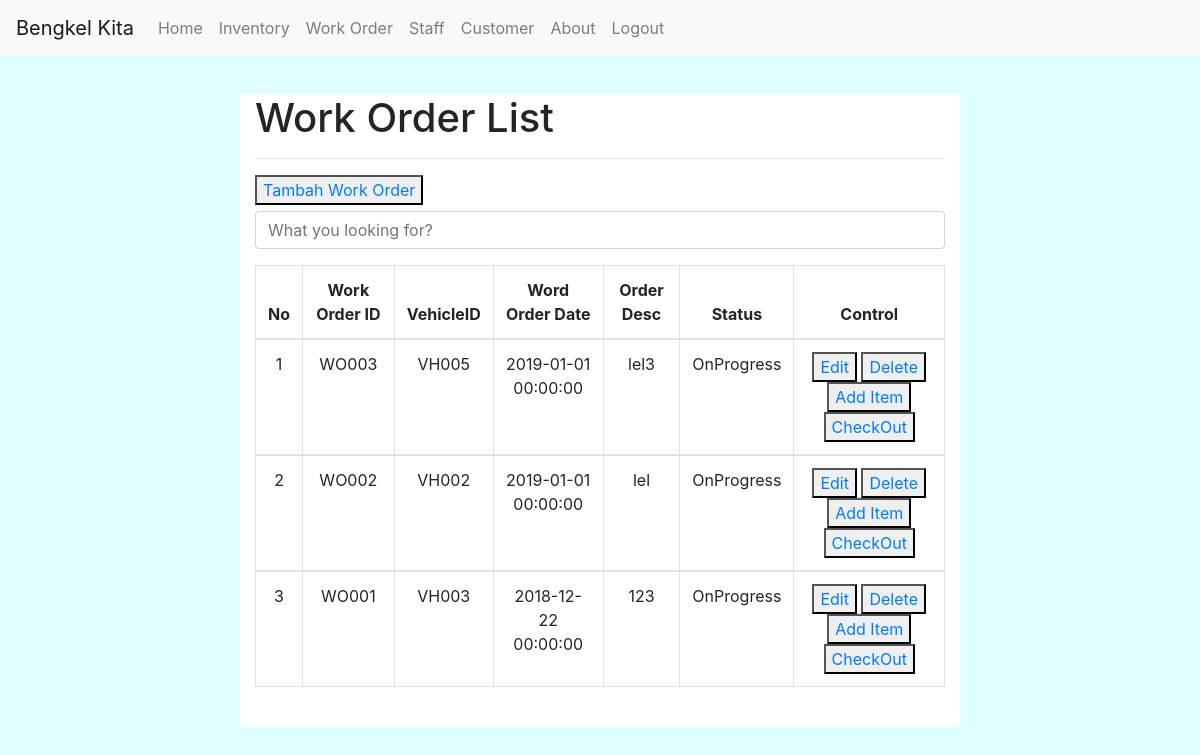
The page /user/wo.php (signed in) on the database its author committed.
### tables this page shows
CREATE TABLE `work_order` (
  `WOID` char(5) NOT NULL,
  `VehicleID` char(5) NOT NULL,
  `WODateTime` datetime NOT NULL DEFAULT CURRENT_TIMESTAMP,
  `OrderDescription` varchar(50) NOT NULL,
  `stat` varchar(255) NOT NULL
);

### User/wo.php (the view, shortened to what this page needs)
<!DOCTYPE html>
<html>
<head>
    <link rel="stylesheet" href="../bootstrap-4.1.3-dist/css/bootstrap.min.css">
    <link rel="stylesheet" href="../mainstyle.css">
</head>
    <body>
    <Section class="Header">
    <?php
    $headerin = $_SESSION['type'];
    if($headerin == "TP001"){
    echo "admin";
    }else if($headerin == "TP002"){
        require_once(HEADER_user);
        echo "user";
    }
    ?>
    </Section>
    <section Class="Contentitem_M">
            <div  Class="container"  >
            <h1>Work Order List</h1>
            <hr>
            <div Class="btn_top" style="padding-bottom:1%;">
                <button ><a href="../Function/Tambah_wo.php">Tambah Work Order</a></button><br>
            </div>
            <table class="table table-hover table-bordered results text-center" >
                <div class="form-group pull-right">
                    <input type="text" class="search form-control" placeholder="What you looking for?">
                </div>
                <thead>
                    <th>No</th>
                    <th>Work Order ID</th>
                    <th>VehicleID</th>
                    <th>Word Order Date</th>
                    <th>Order Desc</th>
                    <th>Status</th>
                    <th>Control</th>
                </thead>
                <?php
                include "../Function/condb.php";
                $sql = "Select * from Work_order Order by WOID desc";
                $res = mysqli_query($con,$sql);
                $no=0;
                While($row= mysqli_fetch_assoc($res)){
                        $no++;
                ?>
                <tbody>
                    <tr>
                        <td><?= $no?></td>
                        <td><?= $row['WOID'];?></td>
                        <td><?= $row['VehicleID'];?></td>
                        <td><?= $row['WODateTime'];?></td>
                        <td><?= $row['OrderDescription'];?></td>
                        <td><p><?=$row['stat'];?></p></td>
                        <td>
                        <button><a href="../Function/Edit_wo.php?lel=<?=$row['WOID']; ?>">Edit</a></button>
                        <button><a href="../Function/Del_wo.php?lel=<?=$row['WOID']; ?>">Delete</a></button>
                        <button><a href="../Function/additem_wo.php?lel=<?=$row['WOID']; ?>">Add Item</a></button>
                        <button><a href="../Function/Cekout_wo.php?lel=<?=$row['WOID'];?>&lel2=<?=$row['VehicleID'];?>">CheckOut</a></button>
                        </td>
                    </tr>
                <?php
                }
                ?>
                </tbody>
            </table>
    </section>
    </body>
</html>

### Mainstyle.css (style rules this page uses)
body { background-color: lightcyan; }
.Header { padding-top: 1%; padding-left: 10%; padding-right: 10%; }
.Contentitem_M { margin-top: 4%; margin-left: 20%; margin-right: 20%; padding-bottom: 2%; background-color: white; }

### rows shown on the page
work_order: WOID "WO003", VehicleID "VH005", WODateTime "2019-01-01 00:00:00", OrderDescription "lel3", stat "OnProgress"
work_order: WOID "WO002", VehicleID "VH002", WODateTime "2019-01-01 00:00:00", OrderDescription "lel", stat "OnProgress"
work_order: WOID "WO001", VehicleID "VH003", WODateTime "2018-12-22 00:00:00", OrderDescription "123", stat "OnProgress"
